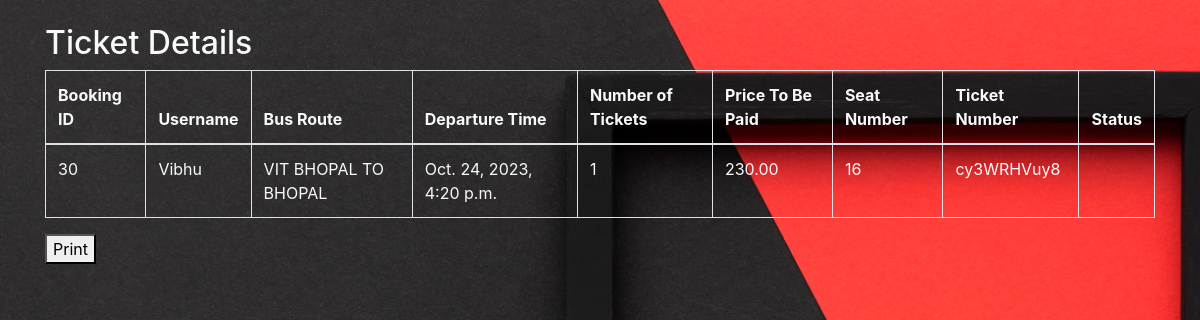
The app's page /ticket-details/30/ with its own data.
### busapp1/models.py (models this page shows, shortened)
class Booking(models.Model):
    user = models.ForeignKey(User, on_delete=models.CASCADE)
    bus = models.ForeignKey(Bus, on_delete=models.CASCADE)
    num_tickets = models.IntegerField( default=1)
    booking_time = models.DateTimeField()
    name = models.CharField(max_length=255, default="")
    address = models.TextField(default="")
    phone = models.CharField(max_length=15, default="")
    age = models.IntegerField(default=0)
    ticket_number = models.CharField(max_length=10,unique=True,default="")  # Add ticket_number
    seat_number = models.IntegerField(null=True, default=None)  # Add seat_number
    total_price = models.DecimalField(max_digits=8, decimal_places=2, default=0.00)  # Add ticket_price

class Bus(models.Model):
    name = models.CharField(max_length=100)
    departure_time = models.DateTimeField(default=default_departure_time)
    total_seats = models.IntegerField()
    available_seats = models.IntegerField()
    ticket_price = models.DecimalField(max_digits=8, decimal_places=2, default=0.00)  # Add ticket_price

### busapp1/views.py (the view)
# urls.py: path('ticket-details/<int:booking_id>/', TicketDetails.as_view(), name='ticket_details'),
class TicketDetails(View):
    def get(self, request, booking_id):
        try:
            booking = Booking.objects.get(pk=booking_id)
            return render(request, 'ticket_details.html', {'booking': booking})
        except Booking.DoesNotExist:
            return render(request, 'ticket_details.html', {'booking': None})

### template/ticket_details.html (shortened to what this page needs)
<!DOCTYPE html>
<html lang="en">
<head>
    <link rel="stylesheet" href="https://maxcdn.bootstrapcdn.com/bootstrap/4.5.2/css/bootstrap.min.css">
    <link rel="stylesheet" href="/static/custom.css">
</head>
<body  >
    <div class="container mt-4 text-light">
        <h2>Ticket Details</h2>
        <div class="row">
            <div class="col-md-12">
                <table class="table table-bordered text-light">
                    <thead>
                        <tr>
                            <th>Booking ID</th>
                            <th>Username</th>
                            <th>Bus Route</th>
                            <th>Departure Time</th>
                            <th>Number of Tickets</th>
                            <th>Price To Be Paid</th>
                            <th>Seat Number</th>
                            <th>Ticket Number</th>
                            <th>Status</th>
                        </tr>
                    </thead>
                    <tbody>
                        <tr>
                            <td>{{ booking.id }}</td>
                            <td>{{ booking.user }}</td>
                            <td>{{ booking.bus.name }}</td>
                            <td>{{ booking.bus.departure_time }}</td>
                            <td>{{ booking.num_tickets }}</td>
                            <td>{{ booking.total_price }}</td>
                            <td>{{ booking.seat_number }}</td>
                            <td>{{ booking.ticket_number }}</td>
                            <td>{{ booking.status }}</td>
                        </tr>
                    </tbody>
                </table>
            </div>
        </div>
        <button onclick="window.print()">Print</button>
    </div>
</body>
</html>

### static/custom.css (style rules this page uses)
body { min-height: 100vh; background-image: url("/static/black-frame-with-copy-space-top-view.jpg"); background-size: cover; background-position: center; background-attachment: fixed; }

### records on screen
Booking: id "30", user "Vibhu", bus.name "VIT BHOPAL TO BHOPAL", bus.departure_time "Oct. 24, 2023, 4:20 p.m.", num_tickets "1", total_price "230.00", seat_number "16", ticket_number "cy3WRHVuy8"
